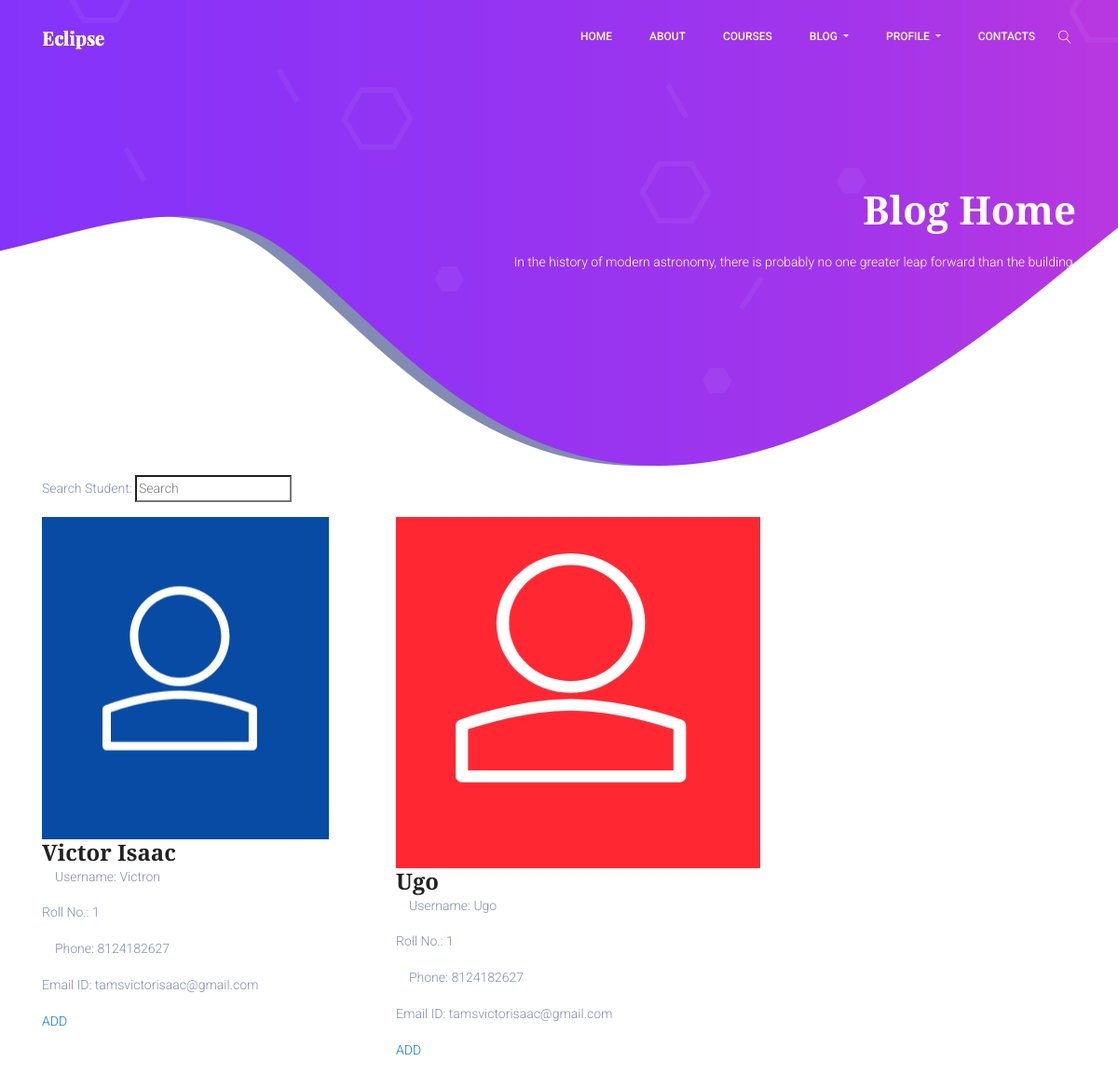
The app's page /classroom/students_list/ (signed in) with its own data.
### classroom/models.py (models this page shows, shortened)
class Student(models.Model):
    user = models.OneToOneField(User,on_delete=models.CASCADE,primary_key=True,related_name='Student')
    name = models.CharField(max_length=250)
    roll_no = models.CharField(max_length=50)
    email = models.EmailField(max_length=254)
    phone = models.IntegerField()
    student_profile_pic = models.ImageField(upload_to="classroom/student_profile_pic",blank=True)
    class Meta:
        ordering = ['roll_no']

class User(AbstractUser):
    is_student = models.BooleanField(default=False)
    is_teacher = models.BooleanField(default=False)

### classroom/views.py (the view)
# urls.py: path('students_list/',views.students_list,name="students_list"),
def students_list(request):
    query = request.GET.get("q", None)
    students = StudentsInClass.objects.filter(teacher=request.user.Teacher)
    students_list = [x.student for x in students]
    qs = Student.objects.all()
    if query is not None:
        qs = qs.filter(
                Q(name__icontains=query)
                )
    qs_one = []
    for x in qs:
        if x in students_list:
            pass
        else:
            qs_one.append(x)
    context = {
        "students_list": qs_one,
    }
    template = "classroom/students_list.html"
    return render(request, template, context)

### template/classroom/students_list.html (shortened to what this page needs)
{% extends "classroom/base.html" %}
{% load static %}
{% block content %}
<div class="student-list">
<div class="container">
  <form method='GET' action="{% url 'classroom:students_list' %}" class="searchme">
    <p>Search Student: <input type='search' name='q' placeholder='Search'></p>
  </form>
  <div class="row">
  {% for student in students_list %}
  <div class="col-6 col-md-4">
  <div class="student-box">
    <div class="imgBx">
      {% if student.student_profile_pic %}
      <img src="{{ student.student_profile_pic.url }}" alt="">
      {% else %}
      {% if forloop.counter0|divisibleby:"2" %}
      <img src="{% static 'images/login-avatar.PNG' %}" alt="">
      {% else %}
      <img src="{% static 'images/login-avatar-2.PNG' %}" alt="">
      {% endif %}
      {% endif %}
    </div>
    <div class="content">
      <h3>{{ student.name }}</h3>
      <p><i class="far fa-user"></i> Username: {{ student.user.username }}</p>
      <p> Roll No.: {{ student.roll_no }}</p>
      <p><i class="far fa-phone"></i> Phone: {{ student.phone }}</p>
      <p> Email ID: {{ student.email }}</p>
      <a href="{% url 'classroom:add_student' pk=student.pk %}"><p class="add-button">ADD</p> </a>
    </div>
  </div>
  </div>
  {% endfor %}
  </div>
</div>
</div>
{% endblock %}

### records on screen
Student: name "Victor Isaac", user.username "Victron", roll_no "1", phone "8124182627", email "tamsvictorisaac@gmail.com"
Student: name "Ugo", user.username "Ugo", roll_no "1", phone "8124182627", email "tamsvictorisaac@gmail.com"
